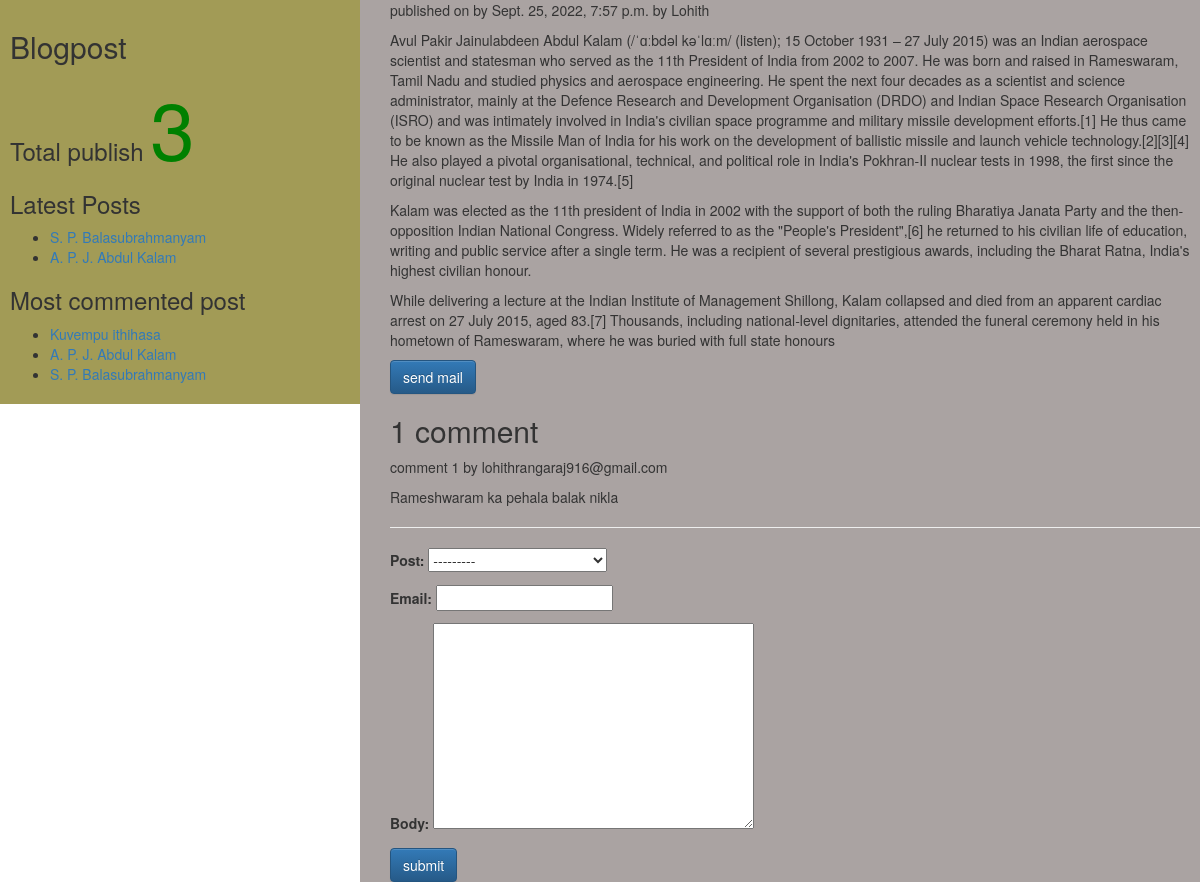
The app's page /2022/09/25/a-p-j-abdul-kalam/ with its own data.
### App1/models.py (models this page shows, shortened)
class Post(models.Model):
	tags = TaggableManager()
	STATUS_CHOICE = (('draft','Draft'),('published','Published'))
	title = models.CharField(max_length=200)
	slug = models.SlugField(max_length=100, unique_for_date='publish')
	author = models.ForeignKey(User,related_name = 'blog_post',on_delete=models.CASCADE)
	body = models.TextField()
	publish = models.DateTimeField(default=timezone.now)
	created = models.DateTimeField(auto_now_add = True)
	updated = models.DateTimeField(auto_now = True)
	status = models.CharField(max_length=20,choices=STATUS_CHOICE, default='draft')
	objects = CustomManager()
	class Meta:
		ordering = ('-publish',)
	def __str__(self):
		return self.title
	def get_absolute_url(self):
		return reverse('postdetail',args=[self.publish.year,self.publish.strftime('%m'),self.publish.strftime('%d'), self.slug])

class Comments(models.Model):
	post = models.ForeignKey(Post,related_name="Comments",on_delete=models.CASCADE)
	email = models.EmailField()
	body = models.TextField()
	created = models.DateTimeField(auto_now_add=True)
	updated = models.DateTimeField(auto_now=True)
	active = models.BooleanField(default=True)
	class Meta:
		ordering = ('-created',)

### App1/views.py (the view, shortened to what this page needs)
# urls.py: url(r'(?P<year>\d{4})/(?P<month>\d{2})/(?P<day>\d{2})/(?P<post>[-\w]+)/$',views.post_detail_view,name='postdetail'),
def post_detail_view(request,year,month,day,post):
	post=get_object_or_404(Post,slug=post,publish__year=year,publish__month=month,publish__day=day)
	'''get_object_or_404() is used to fetch the current record if record is nor available then it returns 404 error
	it accepts class name as first parameter and args are assigned to field of class.
	in url pattern last regular expression pattern ie (?P<post>[\w]+) is refer to slug field of perticular post which is matched
	using 1 or more word pattern'''
	comments = post.Comments.filter(active=True)
	comment_submitted = False
	form = CommentForm()
	d={'post':post,'form':form,'comment_submitted':comment_submitted,'comments':comments}
	return render(request,'App1/post_detail.html',d)

### App1/forms.py
class CommentForm(forms.ModelForm):
	class Meta:
		model = Comments
		fields = ('post','email','body')

### App1/models.py (called while the page is built)
	def get_queryset(self):
		return super().get_queryset().filter(status='published')

### App1/templatetags/customtag.py (called while the page is built)
@register.simple_tag
def total_posts():
	return Post.objects.count()

@register.inclusion_tag('App1/latest_post.html')
def latest_post(count=3):
	latest_posts=Post.objects.order_by('-publish')[:count]
	return {'latest_posts':latest_posts}

@register.simple_tag
def most_commented_post(count=3):
	return Post.objects.annotate(total_comments=Count('Comments')).order_by('-total_comments')[:count]

### templates/App1/post_detail.html (shortened to what this page needs)
<!DOCTYPE html>
{%extends 'App1/parent.html'%}
	{%block content_block%}
		<p>published on	{{post.detail}} by {{post.publish}} by {{post.author|title}}</p>
		{{post.body|linebreaks}}
		<a href="/{{post.id}}/share" class="btn btn-primary">send mail</a>
		{%with comments.count as comments_count%}
			 <h2> {{comments_count}} comment{{comments_count|pluralize}}</h2>
		{%endwith%}
		{%if comments%}
			{%for comment in comments%}
				<p>comment {{forloop.counter}} by {{comment.email}}</p>
				<div>
					{{comment.body|linebreaks}}
				</div>
				<hr>
			{%endfor%}
		{%else%}
		<p>there are no comments</p>
		{%endif%}
		{%if comment_submitted%}
			<h2>your comment has been added successfully</h2>
		{%else%}
		<div>
		<form method="post">
			{{form.as_p}}
			<input class="btn btn-primary" type="submit" value="submit">
		</form>
		{%endif%}
		</div>
	{%endblock%}

### templates/App1/parent.html (shortened to what this page needs)
<!DOCTYPE html>
<html>
{%load customtag%}
<head>
<link rel="stylesheet" href="https://cdn.jsdelivr.net/npm/bootstrap@3.3.7/dist/css/bootstrap.min.css">
<link rel="stylesheet" href="https://cdn.jsdelivr.net/npm/bootstrap@3.3.7/dist/css/bootstrap-theme.min.css">
</head>
<body>
	<div class="content" style="width:70%; float:right; background-color:#AAA3A2;
	height:100%; padding:0 0 0 30px">
		{%block content_block%}
		{%endblock%}
	</div>
	<div class="sidebar" style="width:30%; float:left; background-color:#A29B56; height:100%;padding:10px 10px 10px 10px ">
		<h2>Blogpost</h2>
		<h3>Total publish
			<span style="color: green;font-size:80px;">
				{%total_posts%}
			</span>
			<h3>Latest Posts</h3>
			{%latest_post 2%}
		</h3>
		<h3>Most commented post</h3>
		{%most_commented_post as m%}
		<ul>
			{%for post in m%}
				<li><a href="{{post.get_absolute_url}}">{{post.title}}</a></li>
			{%endfor%}
		</ul>
	</div>
</body>
</html>

### templates/App1/latest_post.html (shortened to what this page needs)
<!DOCTYPE html>
<html>
<head>
</head>
<body>
	<ul>
	{%for post in latest_posts%}
		<li><a href="{{post.get_absolute_url}}">{{post.title}}</a></li>
		{%endfor%}
	</ul>
</body>
</html>

### records on screen
Post: publish "Sept. 25, 2022, 7:57 p.m.", author "Lohith", body "Avul Pakir Jainulabdeen Abdul Kalam (/ˈɑːbdəl kəˈlɑːm/ (listen); 15 October 1931 – 27 July 2015) was an Indian aerospace scientist and statesman who served as the 11th President of India from 2002 to 2007. He was born and raised in Rameswaram, Tamil Nadu and studied physics and aerospace engineering. He spent the next four decades as a scientist and science administrator, mainly at the Defence Research and Development Organisation (DRDO) and Indian Space Research Organisation (ISRO) and was intimately involved in India's civilian space programme and military missile development efforts.[1] He thus came to be known as the Missile Man of India for his work on the development of ballistic…", title "A. P. J. Abdul Kalam"
Comments: email "lohithrangaraj916@gmail.com", body "Rameshwaram ka pehala balak nikla"
Post: title "S. P. Balasubrahmanyam"
Post: title "Kuvempu ithihasa"

### other values on screen
{{ comments_count }} "1"
